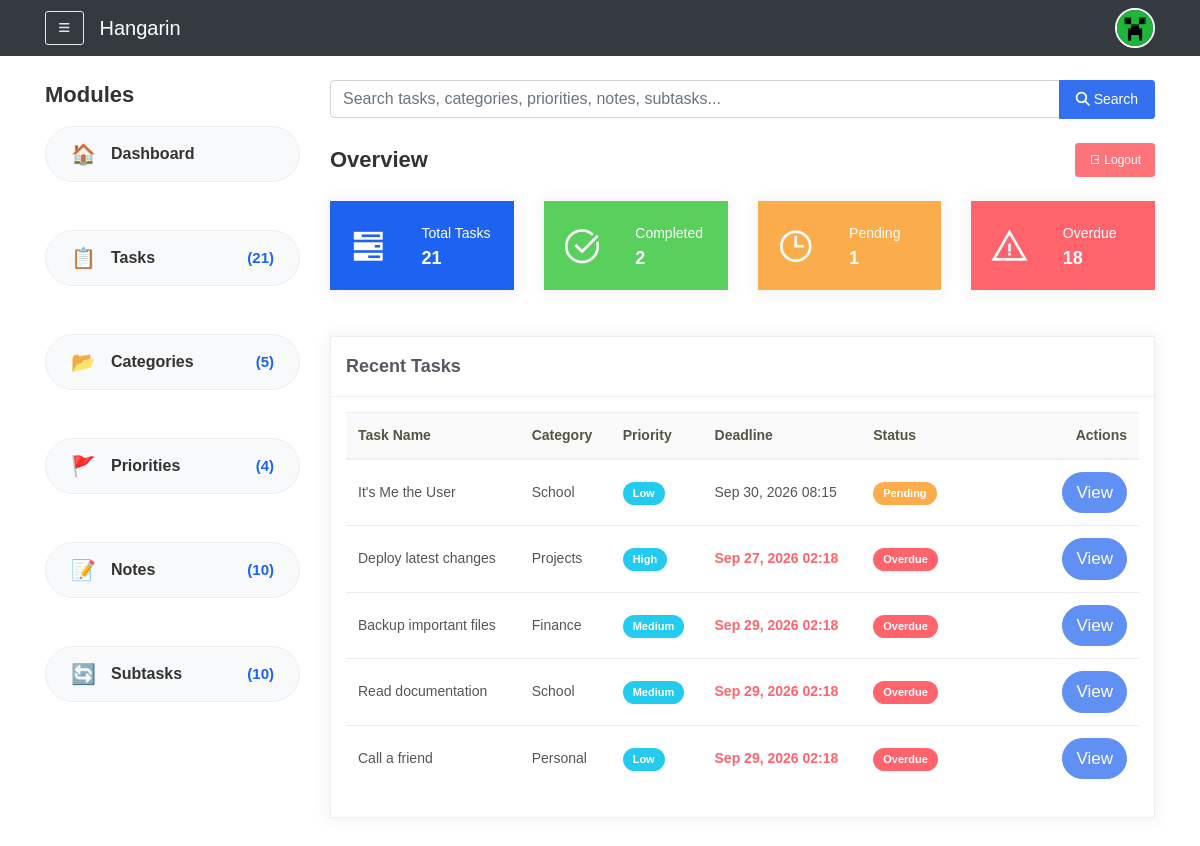
Page /dashboard/ (signed in) on the committed database.
### tasks/models.py (models this page shows, shortened)
class Task(models.Model):
    STATUS_CHOICES = [
        ("Pending", "Pending"),
        ("In Progress", "In Progress"),
        ("Completed", "Completed"),
        ("Overdue", "Overdue"),
    ]
    owner = models.ForeignKey(User, on_delete=models.CASCADE, related_name="tasks", null=True, blank=True)
    title = models.CharField(max_length=200)
    description = models.TextField(blank=True)
    deadline = models.DateTimeField(default=timezone.now)
    status = models.CharField(max_length=50, choices=STATUS_CHOICES, default="Pending")
    category = models.ForeignKey(Category, on_delete=models.SET_NULL, null=True, blank=True)
    priority = models.ForeignKey(Priority, on_delete=models.SET_NULL, null=True, blank=True)
    class Meta:
        verbose_name = "Task"
        verbose_name_plural = "Tasks"
    @classmethod
    def update_overdue(cls, user):
        cls.objects.filter(
            owner=user,                            # <-- FIXED: Changed 'user' to 'owner'
            status__in=['Pending', 'In Progress'], # Only update tasks that aren't completed
            deadline__lt=timezone.now()            # Deadline is in the past
        ).update(status='Overdue')

class Category(models.Model):
    owner = models.ForeignKey(User, on_delete=models.CASCADE, related_name="categories", null=True, blank=True)
    name = models.CharField(max_length=100)
    class Meta:
        verbose_name = "Category"
        verbose_name_plural = "Categories"

class Priority(models.Model):
    owner = models.ForeignKey(User, on_delete=models.CASCADE, related_name="priorities", null=True, blank=True)
    name = models.CharField(max_length=50)
    class Meta:
        verbose_name = "Priority"
        verbose_name_plural = "Priorities"

### tasks/views.py (the view, shortened to what this page needs)
# urls.py: path('dashboard/', views.dashboard, name='dashboard'),
@login_required
@never_cache
def dashboard(request):
    Task.update_overdue(request.user)
    tasks = Task.objects.filter(owner=request.user)
    today = timezone.now().date()
    context = {
        'total_tasks':  tasks.count(),
        'completed':    tasks.filter(status='Completed').count(),
        'pending':      tasks.filter(status='Pending').count(),
        'overdue':      tasks.filter(status='Overdue').count(),
        'recent_tasks': tasks.order_by('-id')[:5],
    }
    query = request.GET.get('q', '').strip()
    return render(request, 'dashboard.html', context)

### tasks/context_processors.py (called while the page is built)
def sidebar_counts(request):
    if not request.user.is_authenticated:
        return {}
    u = request.user
    return {
        'count_tasks':      Task.objects.filter(owner=u).count(),
        'count_categories': Category.objects.filter(owner=u).count(),
        'count_priorities': Priority.objects.filter(owner=u).count(),
        'count_notes':      Note.objects.filter(task__owner=u).count(),
        'count_subtasks':   SubTask.objects.filter(parent_task__owner=u).count(),
    }

### templates/dashboard.html (shortened to what this page needs)
{% extends 'base.html' %}
{% load static %}
{% block extra_head %}
    <link rel="stylesheet" href="{% static 'css/ready.css' %}?v=3">
{% endblock %}
{% block content %}
<form method="get" action="{% url 'tasks:dashboard' %}" class="mb-4">
    <div class="input-group">
        <input type="text"
               name="q"
               class="form-control"
               placeholder="Search tasks, categories, priorities, notes, subtasks..."
               value="{{ query|default:'' }}"
               autocomplete="off">
        <div class="input-group-append">
            <button class="btn btn-primary" type="submit">
                <i class="fas fa-search"></i> <span class="d-none d-sm-inline">Search</span>
            </button>
        </div>
    </div>
</form>
<div class="d-flex justify-content-between align-items-center mb-3 flex-wrap">
    <h4 class="page-title mb-2">Overview</h4>
    <form method="post" action="{% url 'account_logout' %}" class="mb-2">
        <button type="submit" class="btn btn-danger btn-sm">
            <i class="la la-sign-out"></i> Logout
        </button>
    </form>
</div>
<div class="row">
    <div class="col-sm-6 col-md-3">
        <div class="card card-stats card-primary">
            <div class="card-body">
                <div class="row">
                    <div class="col-5"><div class="icon-big text-center"><i class="la la-tasks"></i></div></div>
                    <div class="col-7 d-flex align-items-center">
                        <div class="numbers">
                            <p class="card-category">Total Tasks</p>
                            <h4 class="card-title">{{ total_tasks }}</h4>
                        </div>
                    </div>
                </div>
            </div>
        </div>
    </div>
    <div class="col-sm-6 col-md-3">
        <div class="card card-stats card-success">
            <div class="card-body">
                <div class="row">
                    <div class="col-5"><div class="icon-big text-center"><i class="la la-check-circle"></i></div></div>
                    <div class="col-7 d-flex align-items-center">
                        <div class="numbers">
                            <p class="card-category">Completed</p>
                            <h4 class="card-title">{{ completed }}</h4>
                        </div>
                    </div>
                </div>
            </div>
        </div>
    </div>
    <div class="col-sm-6 col-md-3">
        <div class="card card-stats card-warning">
            <div class="card-body">
                <div class="row">
                    <div class="col-5"><div class="icon-big text-center"><i class="la la-clock-o"></i></div></div>
                    <div class="col-7 d-flex align-items-center">
                        <div class="numbers">
                            <p class="card-category">Pending</p>
                            <h4 class="card-title">{{ pending }}</h4>
                        </div>
                    </div>
                </div>
            </div>
        </div>
    </div>
    <div class="col-sm-6 col-md-3">
        <div class="card card-stats card-danger">
            <div class="card-body">
                <div class="row">
                    <div class="col-5"><div class="icon-big text-center"><i class="la la-exclamation-triangle"></i></div></div>
                    <div class="col-7 d-flex align-items-center">
                        <div class="numbers">
                            <p class="card-category">Overdue</p>
                            <h4 class="card-title">{{ overdue }}</h4>
                        </div>
                    </div>
                </div>
            </div>
        </div>
    </div>
</div>
<div class="row mt-3">
    <div class="col-md-12">
        <div class="card card-tasks">
            <div class="card-header"><h4 class="card-title">Recent Tasks</h4></div>
            <div class="card-body">
                <div class="table-responsive">
                    <table class="table table-hover">
                        <thead>
                            <tr>
                                <th>Task Name</th>
                                <th>Category</th>
                                <th>Priority</th>
                                <th>Deadline</th>
                                <th>Status</th>
                                <th class="text-right">Actions</th>
                            </tr>
                        </thead>
                        <tbody>
                            {% for task in recent_tasks %}
                            <tr>
                                <td>{{ task.title }}</td>
                                <td>{{ task.category.name|default:"—" }}</td>
                                <td><span class="badge badge-info">{{ task.priority.name|default:"—" }}</span></td>
                                <td>
                                    {% if task.deadline %}
                                        {% if task.status == 'Overdue' %}
                                            <span class="text-danger font-weight-bold">
                                                {{ task.deadline|date:"M d, Y H:i" }}
                                            </span>
                                        {% else %}
                                            {{ task.deadline|date:"M d, Y H:i" }}
                                        {% endif %}
                                    {% else %}
                                        —
                                    {% endif %}
                                </td>
                                <td>
                                    {% if task.status == 'Overdue' %}
                                        <span class="badge badge-danger">Overdue</span>
                                    {% elif task.status == 'Completed' %}
                                        <span class="badge badge-success">Completed</span>
                                    {% elif task.status == 'In Progress' %}
                                        <span class="badge badge-info">In Progress</span>
                                    {% else %}
                                        <span class="badge badge-warning">Pending</span>
                                    {% endif %}
                                </td>
                                <td class="text-right">
                                    <a href="{% url 'tasks:task_update' task.pk %}" class="btn btn-sm btn-primary btn-round">View</a>
                                </td>
                            </tr>
                            {% empty %}
                            <tr><td colspan="6">No tasks yet.</td></tr>
                            {% endfor %}
                        </tbody>
                    </table>
                </div>
            </div>
        </div>
    </div>
</div>
{% endblock %}

### tasks/static/css/custom.css (style rules this page uses)
.table td:last-child, .table th:last-child { min-width: 170px; }

### rows in the picture
Task: title "It's Me the User", category.name "School", priority.name "Low", deadline "Sep 30, 2026 08:15", status "Pending"
Task: title "Deploy latest changes", category.name "Projects", priority.name "High", deadline "Sep 27, 2026 02:18", status "Overdue"
Task: title "Backup important files", category.name "Finance", priority.name "Medium", deadline "Sep 29, 2026 02:18", status "Overdue"
Task: title "Read documentation", category.name "School", priority.name "Medium", deadline "Sep 29, 2026 02:18", status "Overdue"
Task: title "Call a friend", category.name "Personal", priority.name "Low", deadline "Sep 29, 2026 02:18", status "Overdue"

### other values in the picture
{{ count_tasks }} "21"
{{ count_categories }} "5"
{{ count_priorities }} "4"
{{ count_notes }} "10"
{{ count_subtasks }} "10"
{{ total_tasks }} "21"
{{ completed }} "2"
{{ pending }} "1"
{{ overdue }} "18"
